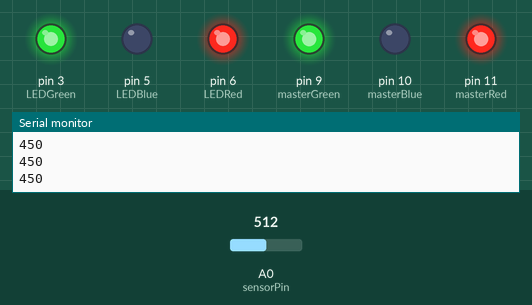
The sketch below on a simulated Arduino Uno, built with avr-gcc and run on an emulated ATmega328P. On the bench: output pins drawn as LEDs (lit = HIGH), the last lines printed to the serial monitor. The inputs (shaded band) are chosen by the test bench; at power-on: A0 (sensorPin) = 512.

Above: at 1.2 s.
1.3 s: A0 (sensorPin) set to 610
At 2.2 s:
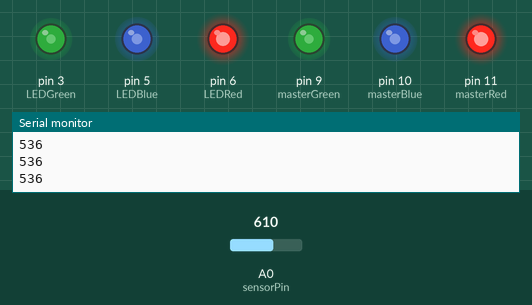
2.8 s: A0 (sensorPin) set to 590
At 3.5 s:
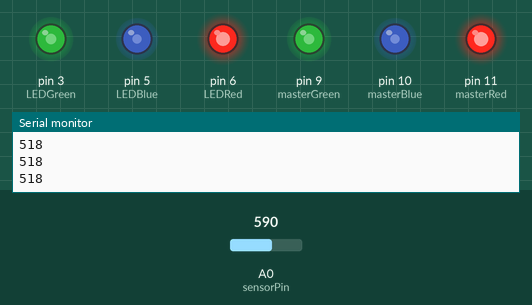
4.3 s: A0 (sensorPin) set to 511
At 5.5 s:
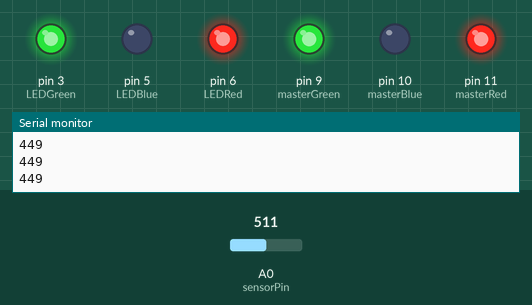
5.8 s: A0 (sensorPin) set to 306
At 7.0 s:
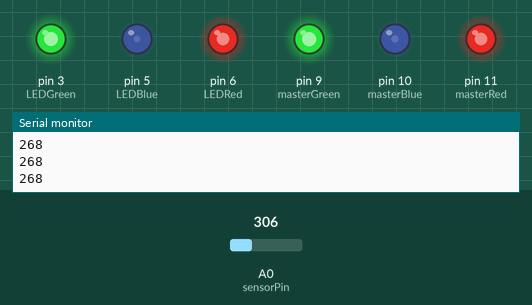
7.3 s: A0 (sensorPin) set to 290
At 7.9 s:
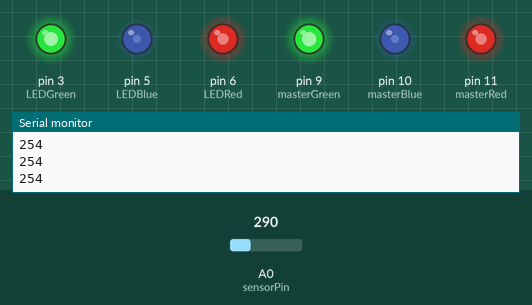
8.8 s: A0 (sensorPin) set to 140
At 9.2 s:
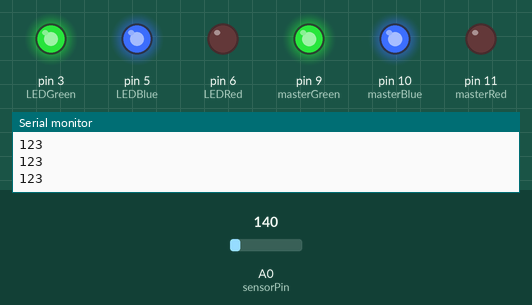
Timing chart, 0 to 11.3 s (numbered marks = the images above; inputs shaded):
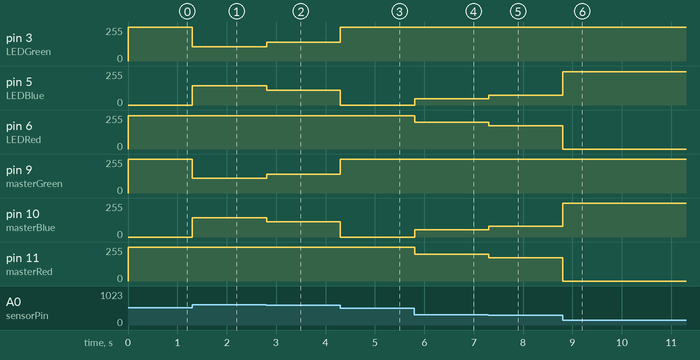

The sketch:

colorFaderRGBLEDwithMask.ino
```cpp
/*
  _____       .__  __         .__
_/ ____\______|__|/  |________|__| ____    ____
\   __\\_  __ \  \   __\___   /  |/    \  / ___\
 |  |   |  | \/  ||  |  /    /|  |   |  \/ /_/  >
 |__|   |__|  |__||__| /_____ \__|___|  /\___  /
                             \/       \//_____/
          __                 __                  __   .__  __
  _______/  |______ ________/  |_  ___________  |  | _|__|/  |_
 /  ___/\   __\__  \\_  __ \   __\/ __ \_  __ \ |  |/ /  \   __\
 \___ \  |  |  / __ \|  | \/|  | \  ___/|  | \/ |    <|  ||  |
/____  > |__| (____  /__|   |__|  \___  >__|    |__|_ \__||__|
     \/            \/                 \/             \/

Example      RGB LED Fader
Autor        Stefan Hermann
Date         16.06.2011

Description  This example lets you fade through the colors of a RGB LED.

*/

int masterGreen=9;
int masterBlue=10;
int masterRed=11;

int LEDGreen=3;
int LEDBlue=5;
int LEDRed=6;
int greenMask = 0xfc;
int blueMask = 0xf8;
int redMask = 0xf8;

int sensorPin=A0;
int val;

void setup(){
  Serial.begin(9600);
  pinMode(LEDRed,OUTPUT);
  pinMode(LEDGreen,OUTPUT);
  pinMode(LEDBlue,OUTPUT);
  pinMode(masterRed,OUTPUT);
  pinMode(masterGreen,OUTPUT);
  pinMode(masterBlue,OUTPUT);
}

void loop(){

  val=map(analogRead(sensorPin),0,1024,0,900);
  Serial.println(val);
  if (val<150) {
    analogWrite(LEDRed,0 & redMask);
    analogWrite(LEDBlue,255 & blueMask);
    analogWrite(LEDGreen,255 & greenMask);
    analogWrite(masterRed,0);
    analogWrite(masterBlue,255);
    analogWrite(masterGreen,255);
  } else if (val<300) {
    analogWrite(LEDRed,map(val,150,300,0,255) & redMask);
    analogWrite(LEDBlue,map(val,150,300,255,0) & blueMask);
    analogWrite(LEDGreen,255 & greenMask);
    analogWrite(masterRed,map(val,150,300,0,255));
    analogWrite(masterBlue,map(val,150,300,255,0));
    analogWrite(masterGreen,255);
  } else if (val<450) {
    analogWrite(LEDRed,255 & redMask);
    analogWrite(LEDBlue,0 & blueMask);
    analogWrite(LEDGreen,255 & greenMask);
    analogWrite(masterRed,255);
    analogWrite(masterBlue,0);
    analogWrite(masterGreen,255);
  } else if (val<600) {
    analogWrite(LEDRed,255 & redMask);
    analogWrite(LEDBlue,map(val,450,600,0,255) & blueMask);
    analogWrite(LEDGreen,map(val,450,600,255,0) & greenMask);
    analogWrite(masterRed,255);
    analogWrite(masterBlue,map(val,450,600,0,255));
    analogWrite(masterGreen,map(val,450,600,255,0));
  } else if (val<750) {
    analogWrite(LEDRed,255 & redMask);
    analogWrite(LEDBlue,255 & blueMask);
    analogWrite(LEDGreen,0 & greenMask);
    analogWrite(masterRed,255);
    analogWrite(masterBlue,255);
    analogWrite(masterGreen,0);
  } else if (val<900) {
    analogWrite(LEDRed,map(val,750,900,255,0) & redMask);
    analogWrite(LEDBlue,255 & blueMask);
    analogWrite(LEDGreen,map(val,750,900,0,255) & greenMask);
    analogWrite(masterRed,map(val,750,900,255,0));
    analogWrite(masterBlue,255);
    analogWrite(masterGreen,map(val,750,900,0,255));
  }
  delay(10);
}
```

Measured:
- after the input at 1.3 s, pin 3 (LEDGreen): 252/255 → 108/255 at once; pin 5 (LEDBlue): 0/255 → 144/255 at once; pin 9 (masterGreen): 255/255 → 109/255 at once; pin 10 (masterBlue): 0/255 → 146/255 at once
- after the input at 2.8 s, pin 3 (LEDGreen): 108/255 → 140/255 at once; pin 5 (LEDBlue): 144/255 → 112/255 at once; pin 9 (masterGreen): 109/255 → 140/255 at once; pin 10 (masterBlue): 146/255 → 115/255 at once
- after the input at 4.3 s, pin 3 (LEDGreen): 140/255 → 252/255 at once; pin 5 (LEDBlue): 112/255 → 0/255 at once; pin 9 (masterGreen): 140/255 → 255/255 at once; pin 10 (masterBlue): 115/255 → 0/255 at once
- after the input at 5.8 s, pin 5 (LEDBlue): 0/255 → 48/255 at once; pin 6 (LEDRed): 248/255 → 200/255 at once; pin 10 (masterBlue): 0/255 → 55/255 at once; pin 11 (masterRed): 255/255 → 200/255 at once
- after the input at 7.3 s, pin 5 (LEDBlue): 48/255 → 72/255 at once; pin 6 (LEDRed), pin 11 (masterRed): 200/255 → 176/255 at once; pin 10 (masterBlue): 55/255 → 79/255 at once
- after the input at 8.8 s, pin 5 (LEDBlue): 72/255 → 248/255 at once; pin 6 (LEDRed), pin 11 (masterRed): 176/255 → 0/255 at once; pin 10 (masterBlue): 79/255 → 255/255 at once
